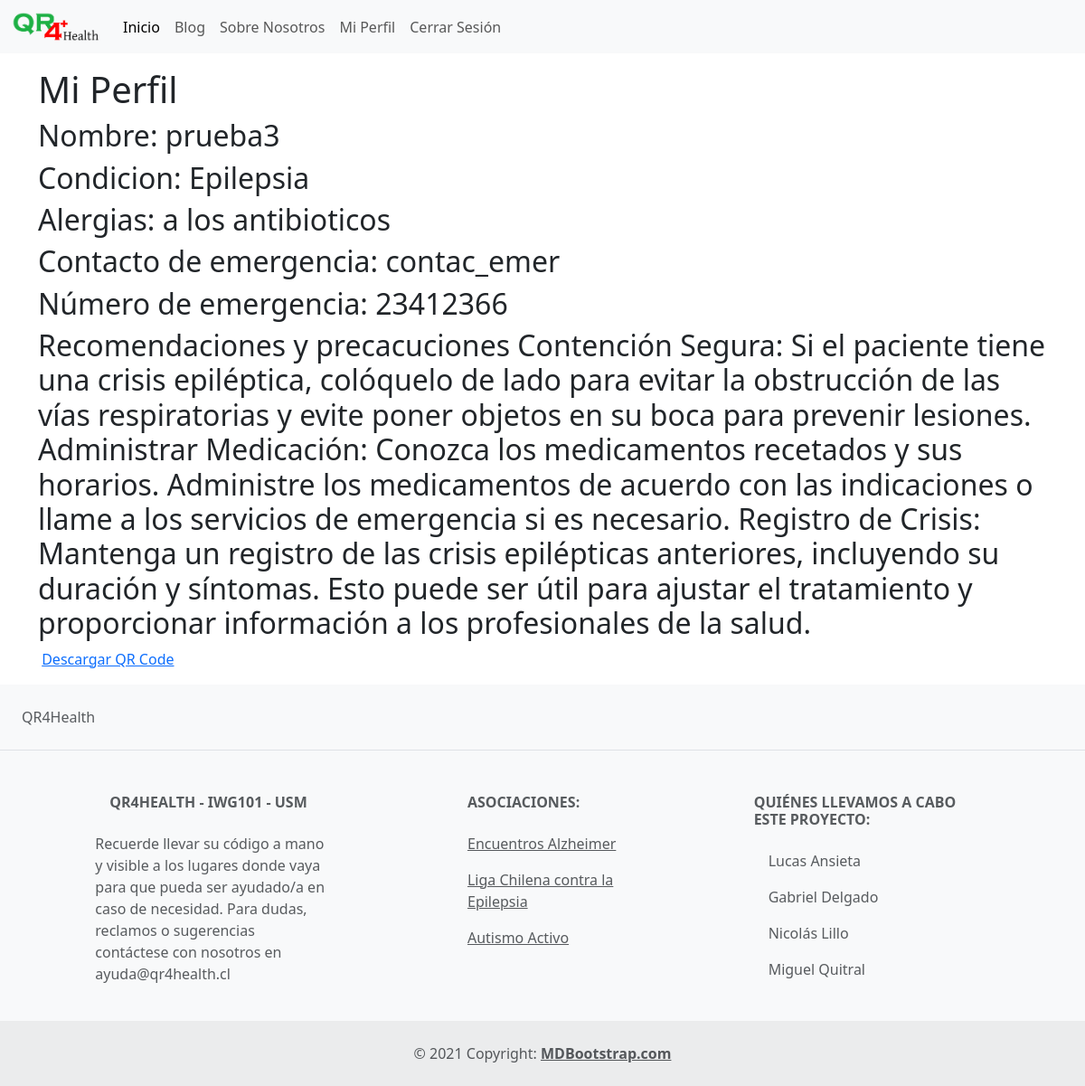
Screenshot of /perfil/ (signed in) with the database file from the repository.
### myapp/models.py (models this page shows, shortened)
class Usuario(models.Model):
    name = models.CharField(max_length=20)
    padecimiento = models.CharField(max_length=20, default="default")
    alergias = models.TextField()
    contact = models.CharField(max_length=20)
    num_contact = models.IntegerField()
    recomendaciones_condicion = models.TextField(default="No se encontraron recomendaciones para esta condición")
    codigo= models.TextField(default="default")
    user= models.ForeignKey(User, on_delete=models.CASCADE, null=True, blank=True)

### myapp/views.py (the view, shortened to what this page needs)
# urls.py: path('perfil/', views.perfil, name="perfil"),
@login_required
def perfil(request):
    u = Usuario.objects.get(user=request.user)
    url = u.codigo
    return render(request, "perfil.html", {"perfil": u})

### myapp/templates/perfil.html (shortened to what this page needs)
{% extends "layouts/base.html" %}
{% load static %}
{% block content %}
<div class="container">
    <p>
    <h1> Mi Perfil </h1>
        <h2>
            Nombre: {{perfil.name}}
        </h2>
        <h2>
            Condicion: {{perfil.padecimiento}}
        </h2>
        <h2>
            Alergias: {{perfil.alergias}}
        </h2>
        <h2>
            Contacto de emergencia: {{perfil.contact}}
        </h2>
        <h2>
            Número de emergencia: {{perfil.num_contact}}
        </h2>
        <h2>
            Recomendaciones y precacuciones {{perfil.recomendaciones_condicion}}
        </h2>
    <a href="?download_qr_code=1">Descargar QR Code</a>
    </p>
</div>
{% endblock %}

### rows the page displays
Usuario: name "prueba3", padecimiento "Epilepsia", alergias "a los antibioticos", contact "contac_emer", num_contact "23412366", recomendaciones_condicion "Contención Segura: Si el paciente tiene una crisis epiléptica, colóquelo de lado para evitar la obstrucción de las vías respiratorias y evite poner objetos en su boca para prevenir lesiones. Administrar Medicación: Conozca los medicamentos recetados y sus horarios. Administre los medicamentos de acuerdo con las indicaciones o llame a los servicios de emergencia si es necesario. Registro de Crisis: Mantenga un registro de las crisis epilépticas anteriores, incluyendo su duración y síntomas. Esto puede ser útil para ajustar el tratamiento y proporcionar información a los profesionales de la salud."
